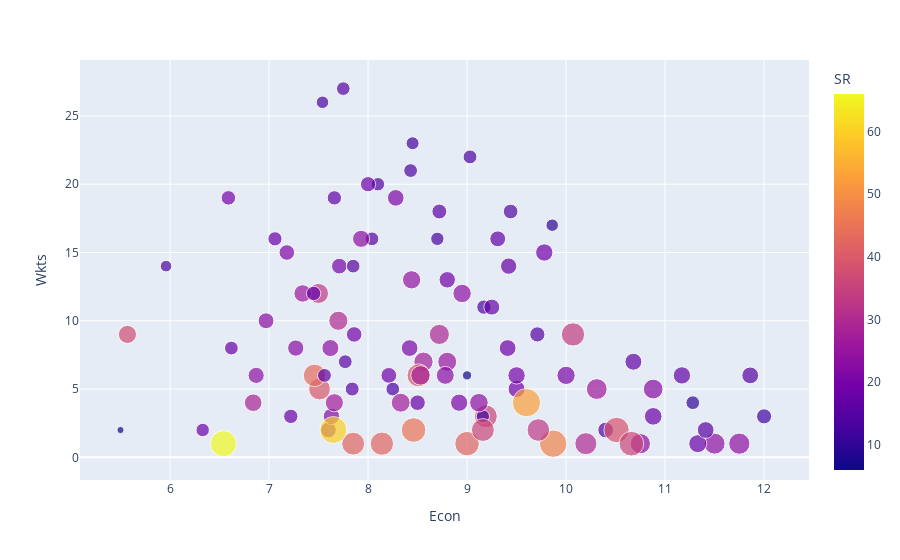

Notebook source saved alongside this figure:
### Code cell
fig = px.scatter(df_bowling, x='Econ', y='Wkts', hover_name="Player",color = "SR", size="Ave" )
fig.show()

### Figure 1 — Plotly figure (JSON) as saved in the notebook; plotly's stock layout.template omitted (floating-point values rounded to 4 significant figures)
{"data": [{"hovertemplate": "<b>%{hovertext}</b><br><br>Econ=%{x}<br>Wkts=%{y}<br>Ave=%{marker.size}<br>SR=%{marker.color}<extra></extra>", "hovertext": ["VR Aaron", "SA Abbott", "KK Ahmed", "Akash Deep", "MM Ali", "FA Allen", "VG Arora", "Arshdeep Singh", "M Ashwin", "R Ashwin", "Avesh Khan", "A Badoni", "Basil Thampi", "TA Boult", "DJ Bravo", "JJ Bumrah", "YS Chahal", "RD Chahar", "PVD Chameera", "PJ Cummins", "TU Deshpande", "PWH de Silva", "R Dhawan", "NT Ellis", "Fazalhaq Farooqi", "LH Ferguson", "S Gopal", "K Gowtham", "Harpreet Brar", "Harshit Rana", "JR Hazlewood", "JO Holder", "DJ Hooda", "RA Jadeja", "M Jansen", "CJ Jordan", "AS Joseph", "K Kartikeya", "Kartik Tyagi", "Kuldeep Yadav", "B Kumar", "LS Livingstone", "OC McCoy", "M Markande", "AK Markram", "MR Marsh", "GJ Maxwell", "RP Meredith", "TS Mills", "Mohammed Shami", "Mohammed Siraj", "Mohsin Khan", "Mukesh Choudhary", "Mustafizur Rahman", "DG Nalkande", "SP Narine", "T Natarajan", "A Nortje", "HH Pandya", "KH Pandya", "AR Patel", "HV Patel", "M Pathirana", "KA Pollard", "M Prasidh Krishna", "D Pretorius", "K Rabada", "Ramandeep Singh", "Rashid Khan", "Ravi Bishnoi", "AS Roy", "AD Russell", "Shahbaz Ahmed", "NA Saini", "R Sai Kishore", "C Sakariya", "DR Sams", "Sandeep Sharma", "PJ Sangwan", "MJ Santner", "KR Sen", "R Shepherd", "Shivam Mavi", "HR Shokeen", "Simarjeet Singh", "OF Smith", "PH Solanki", "TG Southee", "MP Stoinis", "J Suchith", "SN Thakur", "M Theekshana", "AJ Tye", "Umran Malik", "JD Unadkat", "CV Varun", "Washington Sundar", "DJ Willey", "Lalit Yadav", "UT Yadav", "Yash Dayal"], "legendgroup": "", "marker": {"color": [15, 24, 14.6, 22.6, 17.8, 24, 35.6, 30, 19.3, 33.5, 15.8, 6, 19.2, 23.2, 12.8, 21.3, 15.1, 20, 29.3, 17, 42, 13.1, 19, 12, 36, 23.8, 18, 14.4, 24, 30, 13.9, 17.7, 24, 39.6, 27.4, 38.5, 25.7, 15.6, 48, 14.1, 26, 23, 14, 42, 36, 18, 24, 21, 17, 18.3, 34, 14.1, 17, 24, 15.5, 37.3, 14.3, 14.8, 22.8, 22.8, 43, 16.8, 20.5, 21, 21, 21, 12.5, 6, 20.1, 24.9, 42, 9.9, 52.5, 12, 16, 22, 19.3, 60, 18, 28.5, 18.8, 18, 26.4, 45, 27, 15, 18, 15, 10.5, 15.4, 19.3, 17.5, 33, 13.4, 20, 39, 28, 66, 27, 18, 17.4], "coloraxis": "coloraxis", "size": [26, 47, 19.68, 41, 19.75, 46, 54.66, 38.5, 25.33, 41.91, 23.11, 5.5, 30.4, 30.75, 18.68, 25.53, 19.51, 25.71, 42.66, 30.28, 63, 16.53, 26, 18.33, 55, 35.58, 34, 19.8, 36.5, 51, 18.85, 27.92, 43, 49.6, 39.14, 67.5, 37.71, 20.4, 79, 19.95, 31.91, 33.66, 21.54, 57, 64, 25.5, 27.5, 29.5, 31.66, 24.4, 57.11, 14.07, 26.5, 30.5, 29.5, 34.66, 22.55, 24.11, 27.75, 26.5, 53.5, 21.57, 26, 31.25, 29, 35, 17.65, 9, 22.15, 35.07, 55, 16.35, 84, 24, 20.16, 28, 28.46, 76.5, 21.66, 32.5, 29.62, 32.66, 45.4, 63.5, 34.5, 29.66, 19, 19.64, 19.75, 20, 31.53, 21.75, 53.5, 20.18, 31.66, 55.33, 39.83, 72, 37.5, 21.18, 26.9], "sizemode": "area", "sizeref": 0.21, "symbol": "circle"}, "mode": "markers", "name": "", "orientation": "v", "showlegend": false, "type": "scatter", "x": [10.4, 11.75, 8.04, 10.88, 6.62, 11.5, 9.19, 7.7, 7.86, 7.5, 8.72, 5.5, 9.5, 7.93, 8.7, 7.18, 7.75, 7.71, 8.72, 10.68, 9, 7.54, 8.21, 9.16, 9.16, 8.95, 11.33, 8.25, 9.12, 10.2, 8.1, 9.42, 10.75, 7.51, 8.56, 10.51, 8.8, 7.84, 9.87, 8.43, 7.34, 8.78, 9.17, 8.14, 10.66, 8.5, 6.87, 8.42, 11.17, 8, 10.07, 5.96, 9.31, 7.62, 11.41, 5.57, 9.44, 9.71, 7.27, 6.97, 7.46, 7.66, 7.6, 8.92, 8.28, 10, 8.45, 9, 6.59, 8.44, 7.85, 9.86, 9.6, 12, 7.56, 7.63, 8.8, 7.65, 7.22, 6.84, 9.41, 10.88, 10.31, 8.46, 7.66, 11.86, 6.33, 7.85, 11.28, 7.77, 9.78, 7.45, 9.72, 9.03, 9.5, 8.51, 8.53, 6.54, 8.33, 7.06, 9.25], "xaxis": "x", "y": [2, 1, 16, 5, 8, 1, 3, 10, 9, 12, 18, 2, 5, 16, 16, 15, 27, 14, 9, 7, 1, 26, 6, 3, 2, 12, 1, 5, 4, 1, 20, 14, 1, 5, 7, 2, 7, 5, 1, 21, 12, 6, 11, 1, 1, 4, 6, 8, 6, 20, 9, 14, 16, 8, 2, 9, 18, 9, 8, 10, 6, 19, 2, 4, 19, 6, 23, 6, 19, 13, 1, 17, 4, 3, 6, 3, 13, 2, 3, 4, 8, 3, 5, 2, 4, 6, 2, 14, 4, 7, 15, 12, 2, 22, 6, 6, 6, 1, 4, 16, 11], "yaxis": "y"}], "layout": {"coloraxis": {"colorbar": {"title": {"text": "SR"}}, "colorscale": [[0, "#0d0887"], [0.1111, "#46039f"], [0.2222, "#7201a8"], [0.3333, "#9c179e"], [0.4444, "#bd3786"], [0.5556, "#d8576b"], [0.6667, "#ed7953"], [0.7778, "#fb9f3a"], [0.8889, "#fdca26"], [1, "#f0f921"]]}, "legend": {"itemsizing": "constant", "tracegroupgap": 0}, "margin": {"t": 60}, "xaxis": {"anchor": "y", "domain": [0, 1], "title": {"text": "Econ"}}, "yaxis": {"anchor": "x", "domain": [0, 1], "title": {"text": "Wkts"}}}}
